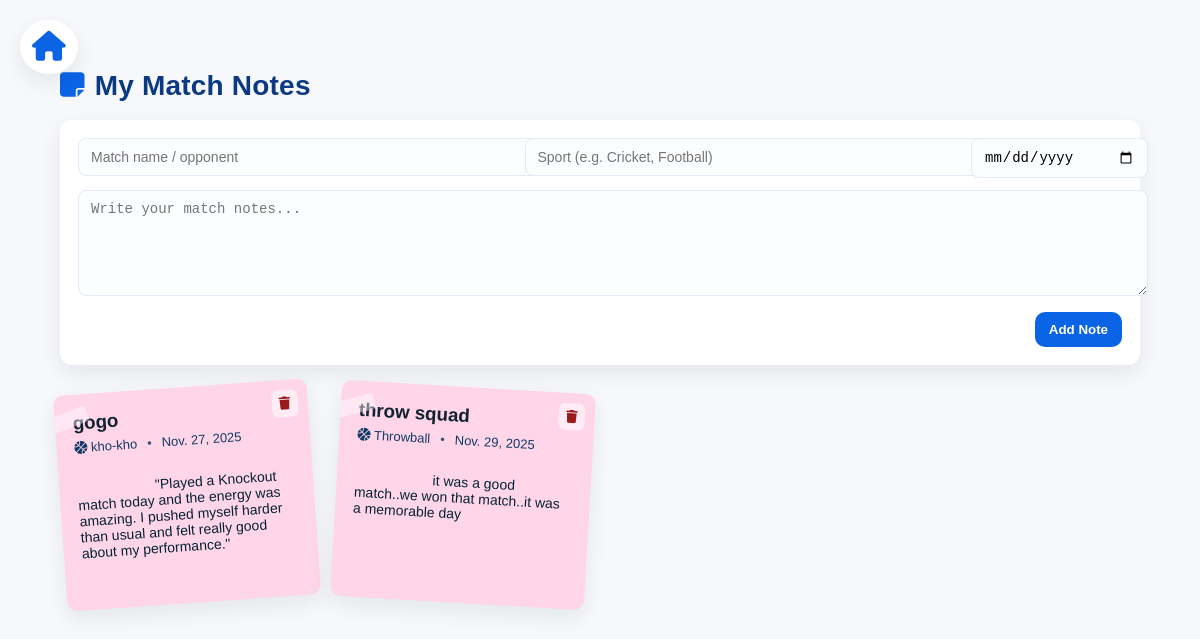
Page /notes/ (signed in) on the committed database.
### main/models.py (models this page shows, shortened)
class Note(models.Model):
    COLOR_CHOICES = [
        ("#FFF3B0", "soft-yellow"),
        ("#FFD6E7", "soft-pink"),
        ("#D6F5D6", "soft-green"),
        ("#DCEBFF", "soft-blue"),
        ("#F0E6FF", "soft-purple"),
        ("#FFF0E0", "soft-peach"),
    ]
    user = models.ForeignKey(User, on_delete=models.CASCADE, related_name="notes")
    match_name = models.CharField(max_length=150)
    sport = models.CharField(max_length=80)
    date = models.DateField()
    description = models.TextField()
    color = models.CharField(max_length=7, choices=COLOR_CHOICES)
    created_at = models.DateTimeField(auto_now_add=True)

### main/views.py (the view, shortened to what this page needs)
# urls.py: path('notes/', views.notes_view, name='notes'),
@login_required
def notes_view(request):
    user = request.user
    form = NoteForm(request.POST or None)
    notes = Note.objects.filter(user=user).order_by('-created_at')
    context = {
        'form': form,
        'notes': notes,
    }
    return render(request, 'main/notes.html', context)

### main/forms.py
class NoteForm(forms.ModelForm):
    date = forms.DateField(widget=forms.DateInput(attrs={'type': 'date'}))
    class Meta:
        model = Note
        fields = ['match_name', 'sport', 'date', 'description']
        widgets = {
            'description': forms.Textarea(attrs={'rows':4, 'placeholder': 'Write your match notes...'}),
            'match_name': forms.TextInput(attrs={'placeholder': 'Match name / opponent'}),
            'sport': forms.TextInput(attrs={'placeholder': 'Sport (e.g. Cricket, Football)'}),
        }

### main/templates/main/notes.html (shortened to what this page needs)
{% load static %}
<!DOCTYPE html>
<html lang="en">
<head>
    <link rel="stylesheet" href="https://cdnjs.cloudflare.com/ajax/libs/font-awesome/6.4.0/css/all.min.css">
</head>
<body>
    <a href="{% url 'dashboard' %}" class="home-btn">
        <i class="fa-solid fa-house"></i>
    </a>
    <div class="container">
        <header class="top">
            <h1><i class="fa-solid fa-sticky-note" style="color:var(--accent); margin-right:10px"></i>My Match Notes</h1>
        </header>
        <form method="post" class="note-form">
            <div class="col">
                {{ form.match_name }}
            </div>
            <div class="col">
                {{ form.sport }}
            </div>
            <div style="min-width:150px;">
                {{ form.date }}
            </div>
            <div style="flex-basis:100%;">
                {{ form.description }}
            </div>
            <div class="actions" style="flex-basis:100%; justify-content:flex-end;">
                <button type="submit" class="btn">Add Note</button>
            </div>
        </form>
        {% if notes %}
        <div class="grid" id="notesGrid">
            {% for note in notes %}
            <div class="note-card" style="background: {{ note.color }}; --hover-rot: {{ forloop.counter|add:1 }}deg;">
                <form method="post" action="{% url 'delete_note' note.pk %}" style="display:inline;">
                    <button title="Delete note" class="small-del" onclick="return confirm('Delete this note?');">
                        <i class="fa-solid fa-trash" style="color:#9b1b1b;"></i>
                    </button>
                </form>
                <h3 class="note-title">{{ note.match_name }}</h3>
                <div class="note-meta">
                    <span><i class="fa-solid fa-basketball-ball"></i>&nbsp;{{ note.sport }}</span>
                    <span style="opacity:0.85;">&bull;</span>
                    <span>{{ note.date }}</span>
                </div>
                <div class="note-desc">
                    {{ note.description|linebreaksbr }}
                </div>
            </div>
            {% endfor %}
        </div>
        {% else %}
        <div class="empty-msg">You don't have any notes yet. Add your first match note above.</div>
        {% endif %}
    </div>
</body>
</html>

### main/templates/main/notes.html (style rules this page uses)
:root { --page-bg: #f6f8fb; --card-shadow: 0 8px 22px rgba(14,30,37,0.08); --accent: #0b63e6; }
body { margin:0; font-family: 'Poppins', Arial, sans-serif; background: var(--page-bg); color: #123; }
.home-btn { position: fixed; top: 20px; left: 20px; font-size: 30px; color: var(--accent); background: white; border-radius: 50%; padding: 10px 12px; box-shadow: var(--card-shadow); text-decoration: none; transition: 0.25s; z-index: 999; }
.container { width:90%; max-width:1100px; margin:70px auto 40px auto; }
header.top { display:flex; align-items:center; justify-content:space-between; margin-bottom:18px; }
header.top h1 { color: #0b3a82; margin:0; font-size:28px; letter-spacing:0.2px; }
.note-form { background: white; border-radius:12px; padding:18px; box-shadow: var(--card-shadow); display:flex; gap:12px; align-items:flex-start; margin-bottom:22px; flex-wrap:wrap; }
.note-form .col { flex:1; min-width:180px; }
.note-form input[type="text"], .note-form input[type="date"], .note-form textarea { width:100%; padding:10px 12px; border-radius:8px; border:1px solid #e2eaf8; outline:none; font-size:14px; background: #fbfdff; }
.note-form textarea { resize:vertical; min-height:84px; }
.note-form .actions { min-width:140px; display:flex; gap:10px; align-items:center; justify-content:flex-end; }
.btn { background:var(--accent); color:white; padding:10px 14px; border-radius:10px; border:none; cursor:pointer; font-weight:600; }
.grid { display:grid; grid-template-columns: repeat(auto-fill, minmax(220px, 1fr)); gap:22px; }
.note-card { min-height:180px; padding:18px; border-radius:10px; box-shadow: var(--card-shadow); position:relative; transform-origin:center; overflow:hidden; transition:transform .18s; }
.note-title { font-weight:700; margin:0 0 6px 0; color:#123; }
.note-meta { font-size:13px; color:#123a66; margin-bottom:10px; display:flex; gap:10px; align-items:center; }
.note-desc { white-space:pre-wrap; font-size:14px; color: #052336; }
.small-del { position:absolute; top:10px; right:10px; background:rgba(255,255,255,0.55); border-radius:6px; padding:6px 7px; border: none; cursor:pointer; font-size:13px; }
.note-card::before { content: ""; width: 46px; height: 16px; background: rgba(255,255,255,0.55); position:absolute; top:18px; left:-12px; transform: rotate(-18deg); border-radius:3px; opacity:0.8; }

### rows in the picture
Note: match_name "gogo", sport "kho-kho", date "Nov. 27, 2025", description "\"Played a Knockout match today and the energy was amazing. I pushed myself harder than usual and felt really good about my performance.\""
Note: match_name "throw squad", sport "Throwball", date "Nov. 29, 2025", description "it was a good match..we won that match..it was a memorable day"
